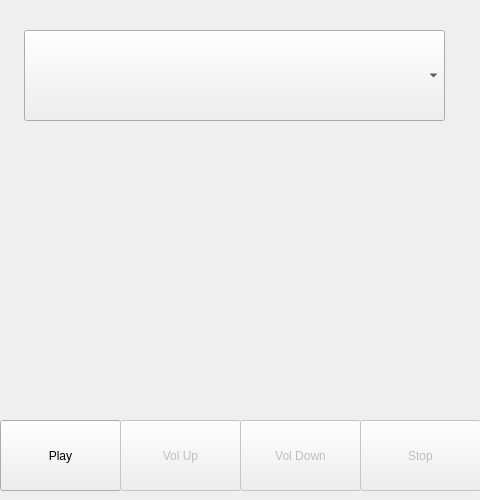
<?xml version="1.0" encoding="UTF-8"?>
<ui version="4.0">
 <class>RadioPlayer</class>
 <widget class="QWidget" name="RadioPlayer">
  <property name="geometry">
   <rect>
    <x>0</x>
    <y>0</y>
    <width>480</width>
    <height>500</height>
   </rect>
  </property>
  <property name="windowTitle">
   <string>RadioPlayer</string>
  </property>
  <widget class="QPushButton" name="playButton">
   <property name="geometry">
    <rect>
     <x>0</x>
     <y>420</y>
     <width>121</width>
     <height>71</height>
    </rect>
   </property>
   <property name="text">
    <string>Play</string>
   </property>
  </widget>
  <widget class="QPushButton" name="stopButton">
   <property name="enabled">
    <bool>false</bool>
   </property>
   <property name="geometry">
    <rect>
     <x>360</x>
     <y>420</y>
     <width>121</width>
     <height>71</height>
    </rect>
   </property>
   <property name="text">
    <string>Stop</string>
   </property>
  </widget>
  <widget class="QComboBox" name="comboBoxRadio">
   <property name="geometry">
    <rect>
     <x>24</x>
     <y>30</y>
     <width>421</width>
     <height>91</height>
    </rect>
   </property>
   <property name="font">
    <font>
     <pointsize>12</pointsize>
    </font>
   </property>
   <property name="maxVisibleItems">
    <number>4</number>
   </property>
  </widget>
  <widget class="QPushButton" name="vUpButton">
   <property name="enabled">
    <bool>false</bool>
   </property>
   <property name="geometry">
    <rect>
     <x>120</x>
     <y>420</y>
     <width>121</width>
     <height>71</height>
    </rect>
   </property>
   <property name="text">
    <string>Vol Up</string>
   </property>
  </widget>
  <widget class="QPushButton" name="vDownButton">
   <property name="enabled">
    <bool>false</bool>
   </property>
   <property name="geometry">
    <rect>
     <x>240</x>
     <y>420</y>
     <width>121</width>
     <height>71</height>
    </rect>
   </property>
   <property name="text">
    <string>Vol Down</string>
   </property>
  </widget>
 </widget>
 <resources/>
 <connections/>
</ui>
